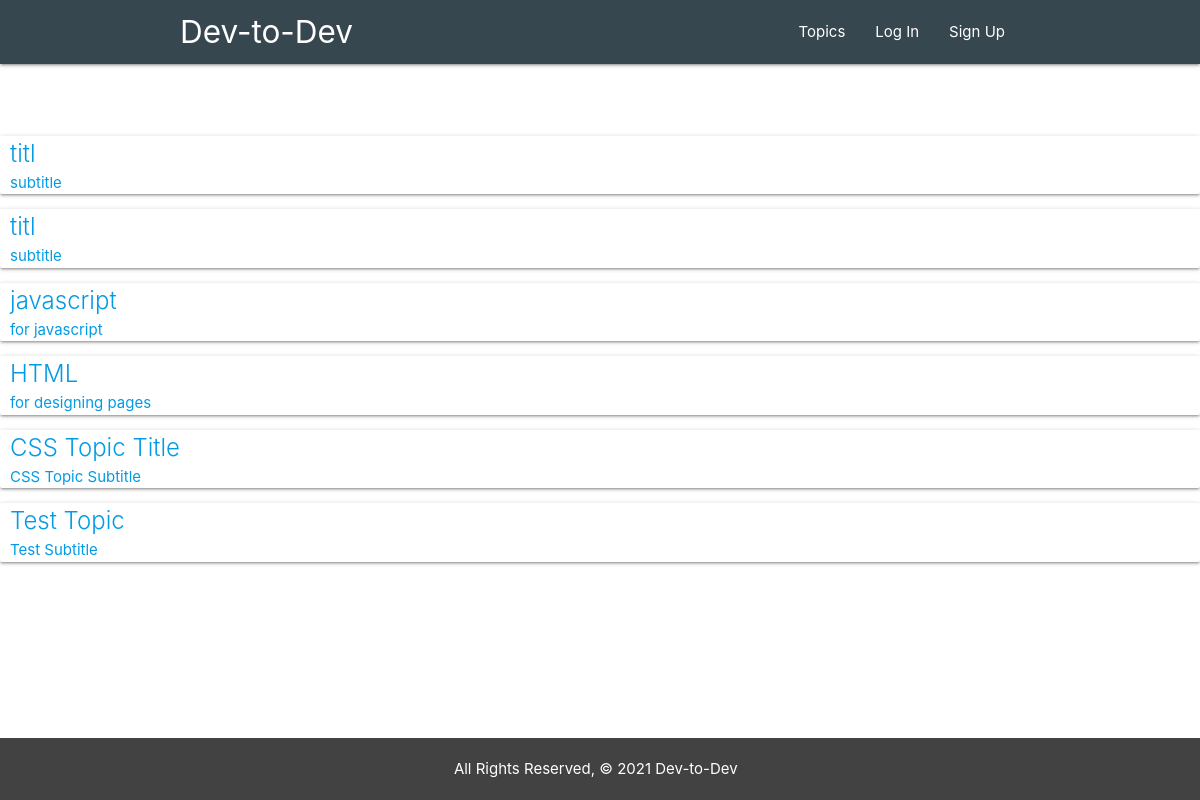
Page /topics/ on the committed database.
### main_app/models.py (models this page shows, shortened)
class Topic(models.Model):
    title = models.CharField(max_length=50)
    subtitle = models.CharField(max_length=100)
    date = models.DateField('date_published', auto_now=True)

### main_app/views.py (the view)
# urls.py: path('topics/', views.TopicIndex.as_view(), name='index'),
class TopicIndex(ListView):
  model = Topic
  template_name = 'topics/index.html'

### main_app/templates/topics/index.html
{% extends 'base.html' %}
{% block content %}
{% for topic in object_list %}
<div class="card">
    <div class="topic">
        <a href="{% url 'detail' topic.id %}">
            <span class="card-title">{{ topic.title }}</span>
            <p>{{ topic.subtitle }}</p>
        </a>
    </div>
</div>
{% endfor %}
{% endblock %}

### main_app/templates/base.html (shortened to what this page needs)
{% load static %}
<!DOCTYPE html>
<html lang="en">
<head>
    <link rel="stylesheet" href="{% static 'css/style.css' %}">
    <link rel="stylesheet" href="https://cdnjs.cloudflare.com/ajax/libs/materialize/1.0.0/css/materialize.min.css">
</head>
<body>
    <header>
        <nav class="nav-wraper #37474f blue-grey darken-3">
            <div class="container">
                <a href="/" class="brand-logo">Dev-to-Dev</a>
                <ul class="right hide-on-med-and-down">
                <li><a href="/topics">Topics</a></li>
                <li><a href="/accounts/login ">Log In</a></li>
                <li><a href="/accounts/signup">Sign Up</a></li>
                <a href="{% url 'logout' %}">Log Out</a>
                </ul>
            </div>
        </nav>
    </header>
    <main>
        {% block content %}
        {% endblock %}
    </main>
</body>
<footer class="page-footer grey darken-3">
    <div class="container">
        <div class="row">
            <div class="col s12 16">
             All Rights Reserved, &copy; 2021 Dev-to-Dev &nbsp;
            </div>
        </div>
    </div>
</footer>
</html>

### main_app/static/css/style.css (style rules this page uses)
* { box-sizing: border-box; margin: 0; }
body { display: flex; flex-direction: column; min-height: 100vh; }
main { flex-grow: 1; }
footer { padding-top: 0; text-align: center; }
.topic { padding-left: 10px; }

### rows in the picture
Topic: title "titl", subtitle "subtitle"
Topic: title "titl", subtitle "subtitle"
Topic: title "javascript", subtitle "for javascript"
Topic: title "HTML", subtitle "for designing pages"
Topic: title "CSS Topic Title", subtitle "CSS Topic Subtitle"
Topic: title "Test Topic", subtitle "Test Subtitle"
